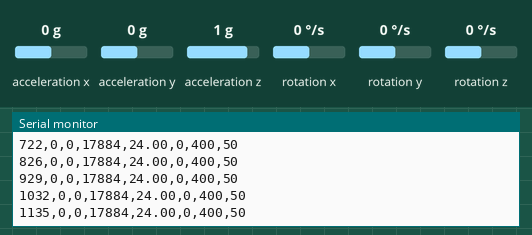
Simulated run of this sketch. Board: Arduino Uno, built with avr-gcc and run on an emulated ATmega328P. On the bench: the last lines printed to the serial monitor. Wiring (inferred from the names in the program): MPU-6050 motion sensor at I2C address 0x68. Inputs (shaded band) come from the test bench; at power-on: acceleration x 0 g, acceleration y 0 g, rotation x 0 °/s, acceleration z 1 g, rotation z 0 °/s, rotation y 0 °/s.

Above: at 1.2 s.
1.3 s: acceleration x set to -1.4 g
At 1.35 s:
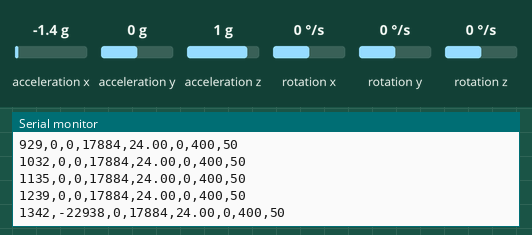
2.8 s: acceleration y set to -1.4 g
At 2.9 s:
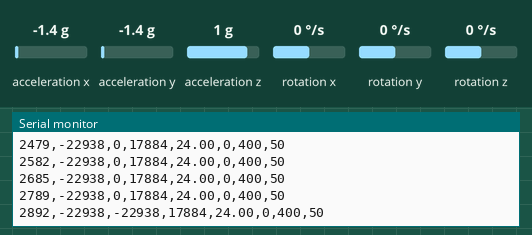
5.8 s: rotation x set to 100 °/s
At 5.8 s:
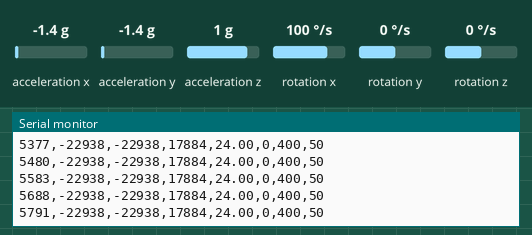
8.8 s: acceleration z set to -1.4 g
At 8.8 s:
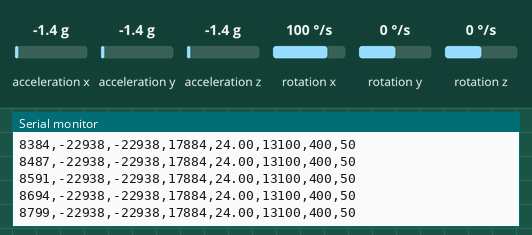
10.3 s: acceleration x set to 0.8 g
At 10.36 s:
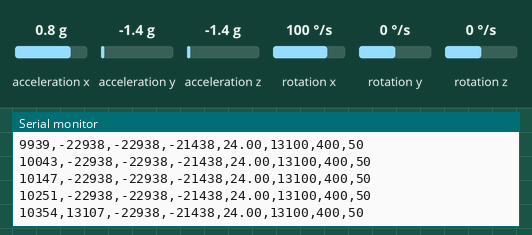
13.3 s: rotation z set to -192 °/s
At 13.37 s:
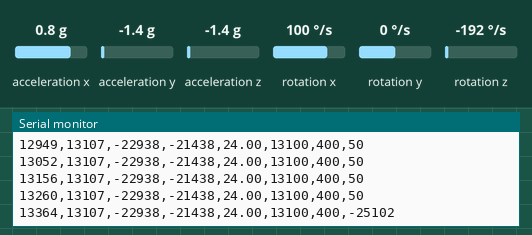
Timing chart, 0 to 16.3 s (numbered marks = the images above; inputs shaded):
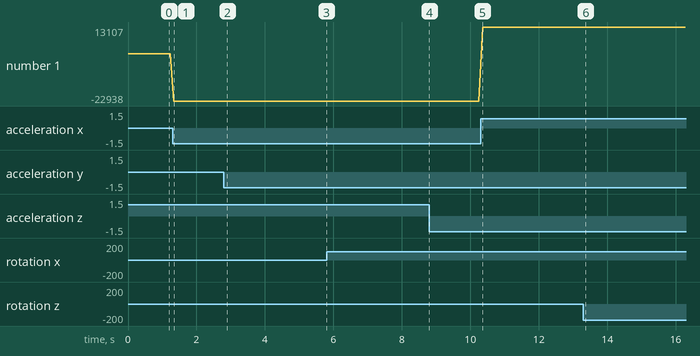

The sketch:

Old_Accel.ino
```cpp
// (c) Michael Schoeffler 2017, http://www.mschoeffler.de

// This library allows communication with I2C devices
#include "Wire.h"

// I2C address of MPU-6050
const int MPU_ADDR = 0x68;

// Variables for accelerometer raw data
int16_t AcX, AcY, AcZ;
// Variables for gyroscope raw data
int16_t GyX, GyY, GyZ;
// Variables for temperature data
int16_t Tmp;

unsigned long myTime;

// Temporary variable used in convert function
/* The convert-function makes sure that all sensor values have the
same width when they are printed out to the serial monitor later. */
//char tmp_str[7];

/* Converts int16 to string. Moreover, resulting strings will
have the same length in the debug monitor. */
/*
char* convert_int16_to_str(int16_t i) {
  sprintf(tmp_str, "%6d", i);

  return tmp_str;
}
*/

void setup() {
  // baud rate
  Serial.begin(9600);
  //Serial.begin(115200);

  // join I2C bus
  Wire.begin();

  // Begins a transmission to the I2C slave (GY-521 board)
  Wire.beginTransmission(MPU_ADDR);
  // PWR_MGMT_1 register
  Wire.write(0x6B);
  // Set to zero (wakes up the MPU-6050)
  Wire.write(0);
  Wire.endTransmission(true);
}

void loop() {
  Wire.beginTransmission(MPU_ADDR);
  // starting with register 0x3B (ACCEL_XOUT_H)
  // [MPU-6000 and MPU-6050 Register Map and Descriptions Revision 4.2, p.40]
  Wire.write(0x3B);
  // the parameter indicates that the Arduino will send a restart.
  // As a result, the connection is kept active
  Wire.endTransmission(false);
  // request a total of 7*2=14 registers
  Wire.requestFrom(MPU_ADDR, 14, true);

  // "Wire.read()<<8 | Wire.read();" means two registers are read and stored in the same variable
  // Each sensor value had size of 2 byte

  // reading registers: 0x3B (ACCEL_XOUT_H) and 0x3C (ACCEL_XOUT_L)
  AcX = Wire.read()<<8 | Wire.read();
  // reading registers: 0x3D (ACCEL_YOUT_H) and 0x3E (ACCEL_YOUT_L)
  AcY = Wire.read()<<8 | Wire.read();
  // reading registers: 0x3F (ACCEL_ZOUT_H) and 0x40 (ACCEL_ZOUT_L)
  AcZ = Wire.read()<<8 | Wire.read();
  // reading registers: 0x41 (TEMP_OUT_H) and 0x42 (TEMP_OUT_L)
  Tmp = Wire.read()<<8 | Wire.read();
  // reading registers: 0x43 (GYRO_XOUT_H) and 0x44 (GYRO_XOUT_L)
  GyX = Wire.read()<<8 | Wire.read();
  // reading registers: 0x45 (GYRO_YOUT_H) and 0x46 (GYRO_YOUT_L)
  GyY = Wire.read()<<8 | Wire.read();
  // reading registers: 0x47 (GYRO_ZOUT_H) and 0x48 (GYRO_ZOUT_L)
  GyZ = Wire.read()<<8 | Wire.read();

  // accelerometer +/- 2, 4, 8, or 16g
  // gyroscope +/- 250, 500, 1000, or 2000 deg/sec
  /* X/Y accel axes should read 0
  Z accel axis should read 1g, which is +16384 at a sensitivity of 2g
  X/Y/Z gyro axes should read 0 */

  /* BLACK BOARD offset values for initialising */

  AcX = AcX;
  AcY = AcY;
  AcZ = AcZ + 1500;
  Tmp = Tmp;
  GyX = GyX;
  GyY = GyY + 400;
  GyZ = GyZ + 50;


  /* YELLOW BOARD offset values for initialising */
  /*
  AcX = AcX - 1350;
  AcY = AcY;
  AcZ = AcZ + 1800;
  Tmp = Tmp;
  GyX = GyX + 450;
  GyY = GyY + 50;
  GyZ = GyZ - 300;
  */

  /* Serial Monitor */
  /*
  Serial.print("Accelerometer: ");
  Serial.print("X = "); Serial.print(AcX);
  Serial.print(" | Y = "); Serial.print(AcY);
  Serial.print(" | Z = "); Serial.println(AcZ);

  // the following equation was taken from the documentation
  // [MPU-6000/MPU-6050 Register Map and Description, p.30]
  Serial.print("Temperature: ");
  Serial.print("Tmp = "); Serial.println(Tmp/340.00+36.53);

  Serial.print("Gyroscope: ");
  Serial.print("X = "); Serial.print(GyX);
  Serial.print(" | Y = "); Serial.print(GyY);
  Serial.print(" | Z = "); Serial.println(GyZ);
  Serial.println(" ");
  */

  /* Serial Plotter */
  /*
  Serial.print(AcX);
  Serial.print(" ");
  Serial.print(AcY);
  Serial.print(" ");
  Serial.print(AcZ);
  //Serial.print(" ");
  //Serial.print(Tmp/340.00+36.53);
  Serial.print(" ");
  Serial.print(GyX);
  Serial.print(" ");
  Serial.print(GyY);
  Serial.print(" ");
  Serial.println(GyZ);
  */

  myTime = millis();

  //Serial.println(myTime);
  Serial.print(myTime);
  Serial.print(",");
  Serial.print(AcX);
  Serial.print(",");
  Serial.print(AcY);
  Serial.print(",");
  Serial.print(AcZ);
  Serial.print(",");
  Serial.print(Tmp/340.00+36.53);
  Serial.print(",");
  Serial.print(GyX);
  Serial.print(",");
  Serial.print(GyY);
  Serial.print(",");
  Serial.println(GyZ);

  // delay 100ms
  delay(100);

  // send data to ultra96 via bluetooth
}
```

Measured:
- after the input at 1.3 s, the serial monitor: prints a new line at once (image 1)
- after the input at 2.8 s, the serial monitor: prints a new line after 0.09 s (image 2)
- after the input at 10.3 s, the serial monitor: prints a new line after 0.06 s (image 5)
- after the input at 13.3 s, the serial monitor: prints a new line after 0.07 s (image 6)
- plotted number 1: 0 → -22938 after the input at 1.3 s, -22938 → 13107 after the input at 10.3 s
